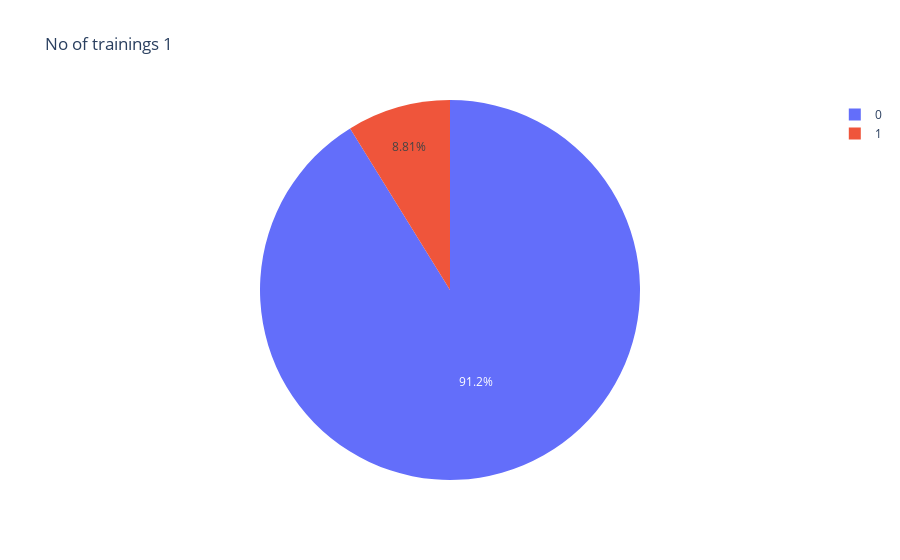
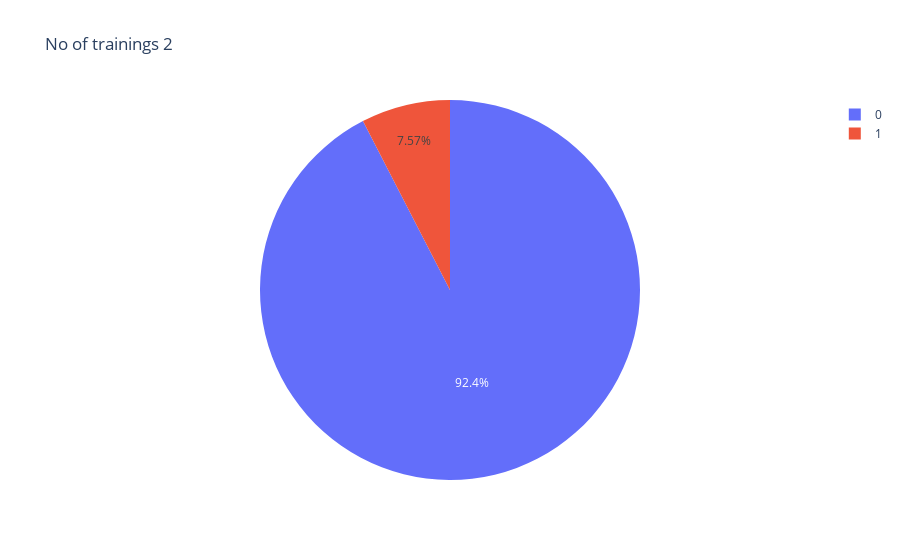
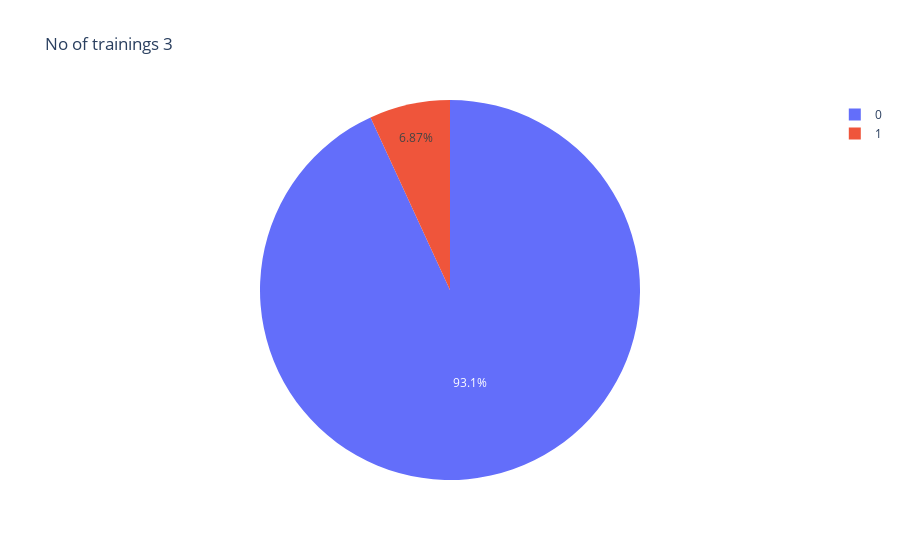
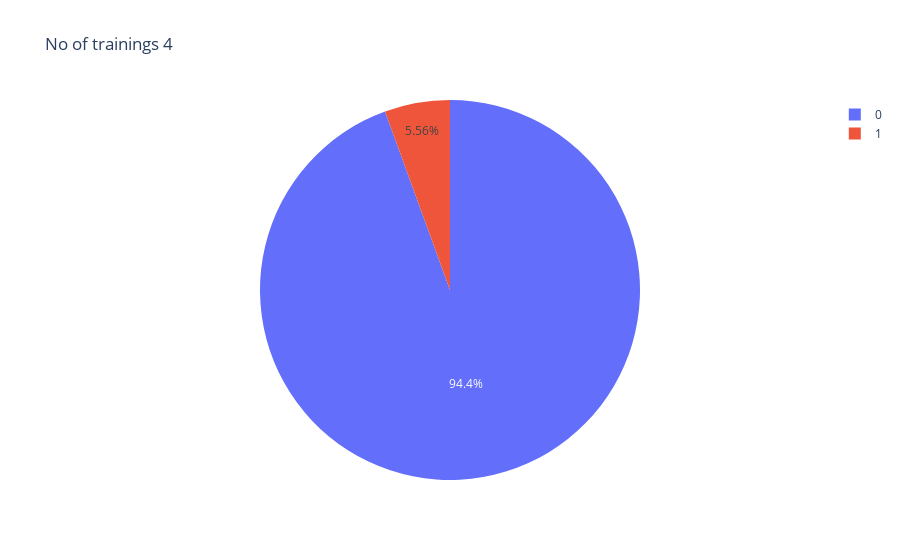

Notebook code for these charts, in order:
### Code cell
pie_chart('no_of_trainings', 'No of trainings ')

### Figure 1 — Plotly figure (JSON) as saved in the notebook; plotly's stock layout.template omitted (floating-point values rounded to 4 significant figures)
{"data": [{"domain": {"x": [0, 1], "y": [0, 1]}, "hovertemplate": "is_promoted=%{label}<br>Count=%{value}<extra></extra>", "labels": [0, 1], "legendgroup": "", "name": "", "showlegend": true, "type": "pie", "values": [40468, 3910]}], "layout": {"legend": {"tracegroupgap": 0}, "title": {"text": "No of trainings 1"}}}

### Figure 2 — Plotly figure (JSON) as saved in the notebook; plotly's stock layout.template omitted (floating-point values rounded to 4 significant figures)
{"data": [{"domain": {"x": [0, 1], "y": [0, 1]}, "hovertemplate": "is_promoted=%{label}<br>Count=%{value}<extra></extra>", "labels": [0, 1], "legendgroup": "", "name": "", "showlegend": true, "type": "pie", "values": [7382, 605]}], "layout": {"legend": {"tracegroupgap": 0}, "title": {"text": "No of trainings 2"}}}

### Figure 3 — Plotly figure (JSON) as saved in the notebook; plotly's stock layout.template omitted (floating-point values rounded to 4 significant figures)
{"data": [{"domain": {"x": [0, 1], "y": [0, 1]}, "hovertemplate": "is_promoted=%{label}<br>Count=%{value}<extra></extra>", "labels": [0, 1], "legendgroup": "", "name": "", "showlegend": true, "type": "pie", "values": [1654, 122]}], "layout": {"legend": {"tracegroupgap": 0}, "title": {"text": "No of trainings 3"}}}

### Figure 4 — Plotly figure (JSON) as saved in the notebook; plotly's stock layout.template omitted (floating-point values rounded to 4 significant figures)
{"data": [{"domain": {"x": [0, 1], "y": [0, 1]}, "hovertemplate": "is_promoted=%{label}<br>Count=%{value}<extra></extra>", "labels": [0, 1], "legendgroup": "", "name": "", "showlegend": true, "type": "pie", "values": [442, 26]}], "layout": {"legend": {"tracegroupgap": 0}, "title": {"text": "No of trainings 4"}}}
